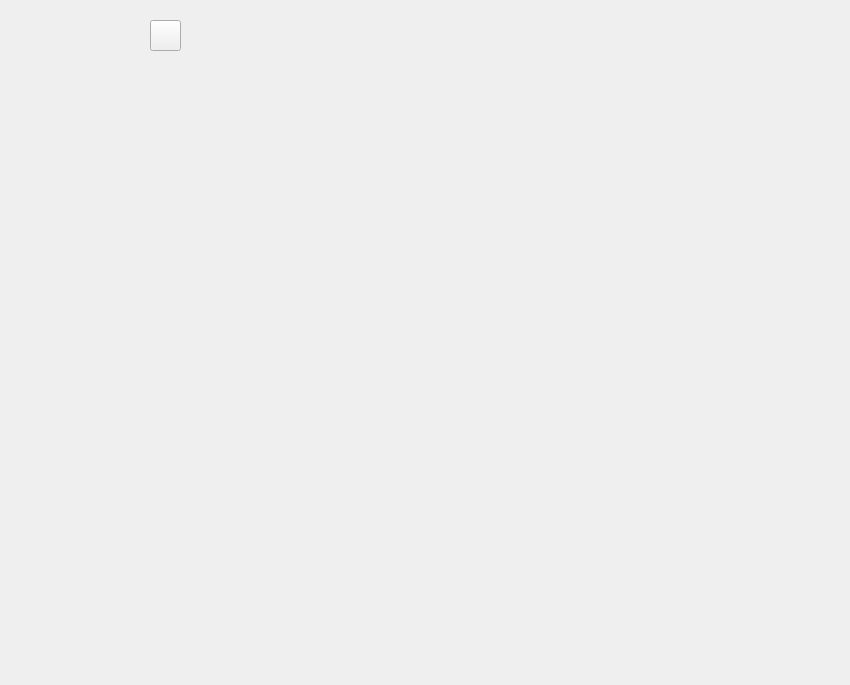
<?xml version="1.0" encoding="UTF-8"?>
<ui version="4.0">
 <class>GameWindow</class>
 <widget class="QWidget" name="GameWindow">
  <property name="geometry">
   <rect>
    <x>0</x>
    <y>0</y>
    <width>850</width>
    <height>685</height>
   </rect>
  </property>
  <property name="windowTitle">
   <string>Minesweeper</string>
  </property>
  <property name="autoFillBackground">
   <bool>false</bool>
  </property>
  <widget class="MyWidget" name="minefieldWidget" native="true">
   <property name="geometry">
    <rect>
     <x>180</x>
     <y>120</y>
     <width>160</width>
     <height>160</height>
    </rect>
   </property>
   <property name="minimumSize">
    <size>
     <width>160</width>
     <height>160</height>
    </size>
   </property>
   <property name="palette">
    <palette>
     <active/>
     <inactive/>
     <disabled/>
    </palette>
   </property>
   <property name="autoFillBackground">
    <bool>true</bool>
   </property>
  </widget>
  <widget class="QPushButton" name="regenerateButton">
   <property name="geometry">
    <rect>
     <x>150</x>
     <y>20</y>
     <width>31</width>
     <height>31</height>
    </rect>
   </property>
   <property name="text">
    <string/>
   </property>
   <property name="icon">
    <iconset>
     <normaloff>commonicons/restart.png</normaloff>commonicons/restart.png</iconset>
   </property>
   <property name="iconSize">
    <size>
     <width>32</width>
     <height>32</height>
    </size>
   </property>
  </widget>
 </widget>
 <customwidgets>
  <customwidget>
   <class>MyWidget</class>
   <extends>QWidget</extends>
   <header>mywidget.h</header>
   <container>1</container>
   <slots>
    <signal>gameEnded()</signal>
    <signal>clicked()</signal>
    <slot>generateField()</slot>
   </slots>
  </customwidget>
 </customwidgets>
 <resources/>
 <connections>
  <connection>
   <sender>regenerateButton</sender>
   <signal>clicked()</signal>
   <receiver>GameWindow</receiver>
   <slot>regenerateField()</slot>
   <hints>
    <hint type="sourcelabel">
     <x>179</x>
     <y>30</y>
    </hint>
    <hint type="destinationlabel">
     <x>236</x>
     <y>48</y>
    </hint>
   </hints>
  </connection>
  <connection>
   <sender>minefieldWidget</sender>
   <signal>gameEnded()</signal>
   <receiver>GameWindow</receiver>
   <slot>timerStop()</slot>
   <hints>
    <hint type="sourcelabel">
     <x>215</x>
     <y>174</y>
    </hint>
    <hint type="destinationlabel">
     <x>132</x>
     <y>197</y>
    </hint>
   </hints>
  </connection>
  <connection>
   <sender>minefieldWidget</sender>
   <signal>clicked()</signal>
   <receiver>GameWindow</receiver>
   <slot>changeCounter()</slot>
   <hints>
    <hint type="sourcelabel">
     <x>306</x>
     <y>217</y>
    </hint>
    <hint type="destinationlabel">
     <x>488</x>
     <y>252</y>
    </hint>
   </hints>
  </connection>
 </connections>
 <slots>
  <signal>revealed()</signal>
  <slot>returnToMenu()</slot>
  <slot>regenerateField()</slot>
  <slot>wait()</slot>
  <slot>timerStop()</slot>
  <slot>changeCounter()</slot>
 </slots>
</ui>
